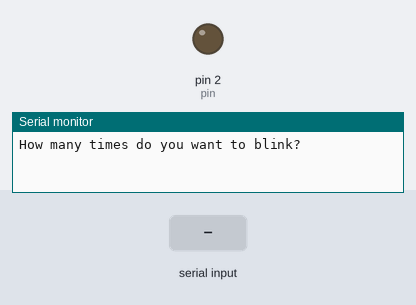
The sketch below on a simulated Arduino Uno, built with avr-gcc and run on an emulated ATmega328P. On the bench: output pins drawn as LEDs (lit = HIGH), the last lines printed to the serial monitor. Dashed ring = blinking. Inputs (shaded band) come from the test bench.

Above: at 1.2 s.
1.3 s: "90,45\n" received over Serial
At 1.9 s:
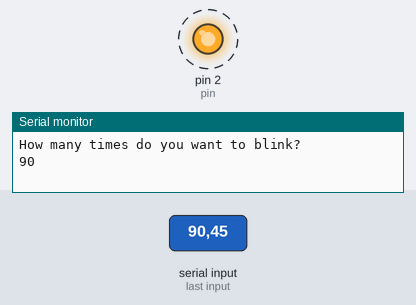
Timing chart, 0 to 10.3 s (numbered marks = the images above; inputs shaded):
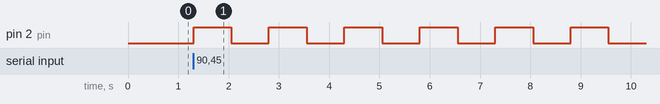

Measured:
- after the input at 1.3 s, pin 2 (pin): alternates HIGH for 0.75 s and LOW for 0.75 s, starting at once

The sketch:

Lab_Sketch_4.ino
```cpp
int pin = 2;

int waitingTime = 750;

int userInput;


void setup() {

  // put your setup code here, to run once:

  pinMode(pin, OUTPUT);

  Serial.begin(9600);

  Serial.println("How many times do you want to blink? ");

}


void loop() {

  // put your main code here, to run repeatedly:

  /*

   * If it is user input, put it inside serial.available

   */

  while (Serial.available() > 0) {

    userInput = Serial.parseInt();


    int count = userInput;


    while (count > 0) {

      Serial.println(count);

      blinkLED(pin);

      count--;

    }

  }

}


void blinkLED(int pinNum) {

  digitalWrite(pinNum,HIGH);

  delay(waitingTime);

  digitalWrite(pinNum,LOW);

  delay(waitingTime);

}
```
